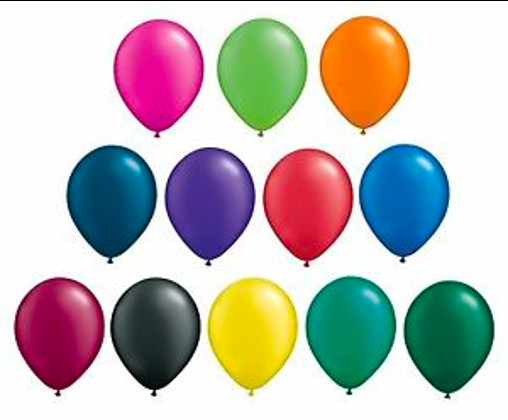
#> input picture sample.png, 508 x 420 px
$ python a.py
#> lines starting #> are read from the running program, lines starting #| are printed output that depends on the picture; after the words box and inside, x2 and y2 are one past the last pixel; in counts of white or black regions, pixels touching at a corner belong together
import cv2
import imutils

img = cv2.imread('sample.png')
#> img is the input picture: shape (420, 508, 3); mean B, G, R 182.3, 185.9, 190.7
gray = cv2.cvtColor(img, cv2.COLOR_BGR2GRAY)
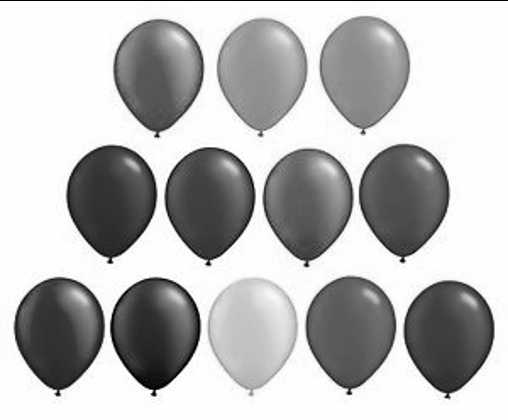
#> gray: shape (420, 508); min 0, max 255, mean 186.9
thres = cv2.adaptiveThreshold(gray,255,cv2.ADAPTIVE_THRESH_GAUSSIAN_C, cv2.THRESH_BINARY_INV,21,10)
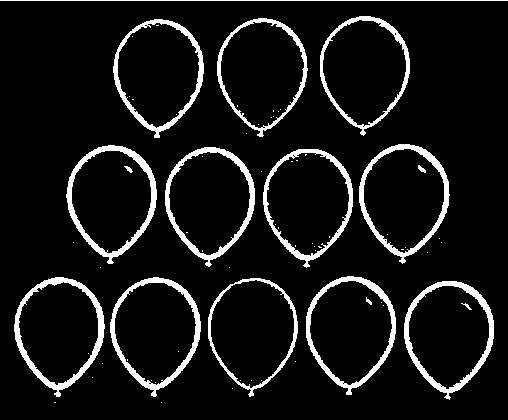
#> thres: shape (420, 508); 8.6% white; 70 white regions (53 under 20 px)

contours = cv2.findContours(thres, cv2.RETR_LIST, cv2.CHAIN_APPROX_SIMPLE)
#> contours = 95 contours, 69 with area under 20; largest, box (x1, y1, x2, y2) and area: (306, 276, 396, 395) 7520, (113, 19, 204, 138) 7510, (165, 147, 255, 267) 7506, (320, 16, 410, 136) 7506, (359, 144, 450, 264) 7504
contours = imutils.grab_contours(contours)
contours = sorted(contours, key=cv2.contourArea, reverse=False)

number = 0
# loop over our contours
for c in contours:
    (x, y, w, h) = cv2.boundingRect(c)

    #cv2.rectangle(img, (x, y), (x + w, y + h), (0, 255, 0), 2)
    # approximate the contour
    if (85<w<150) and(100<h<150):
        cv2.rectangle(img, (x, y), (x + w, y + h), (0, 255, 0), 2)
        number +=1
#> this loop made 95 passes
#> (x, y, w, h) on passes 1, 3, 4, 5, 6, 7, 8, 9, 10, 11, 13, 14: (161, 402, 1, 1), (232, 388, 1, 1), (155, 382, 1, 1), (261, 380, 1, 1), (251, 380, 1, 1), (240, 380, 1, 1), (151, 380, 1, 1), (92, 377, 1, 1), (102, 363, 1, 1), (295, 361, 1, 1), (88, 353, 1, 1), (178, 351, 1, 1)
#> (c, x, y, w, h) on passes 2, 12, 21, 22, 25, 30: ([[54, 402], [55, 402]], 54, 402, 2, 1), ([[127, 359], [127, 360]], 127, 359, 1, 2), ([[202, 250], [202, 251]], 202, 250, 1, 2), ([[401, 249], [403, 249]], 401, 249, 3, 1), ([[295, 245], [295, 246]], 295, 245, 1, 2), ([[329, 236], [329, 237]], 329, 236, 1, 2)
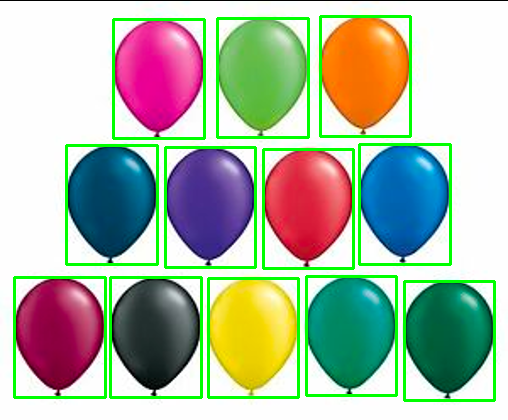
#> img: shape (420, 508, 3); 7.06% of pixels changed, all inside (x1, y1, x2, y2) = (13, 15, 496, 402)
#> after the loop, number = 12

print("Number of Contours found = " + str(number))
#| Number of Contours found = 12
#cv2.drawContours(img, contours, -1, (0, 255, 0), 3)


cv2.imshow('Pix',img)
#cv2.imshow('Thres',thres)
cv2.waitKey()
cv2.destroyAllWindows()
